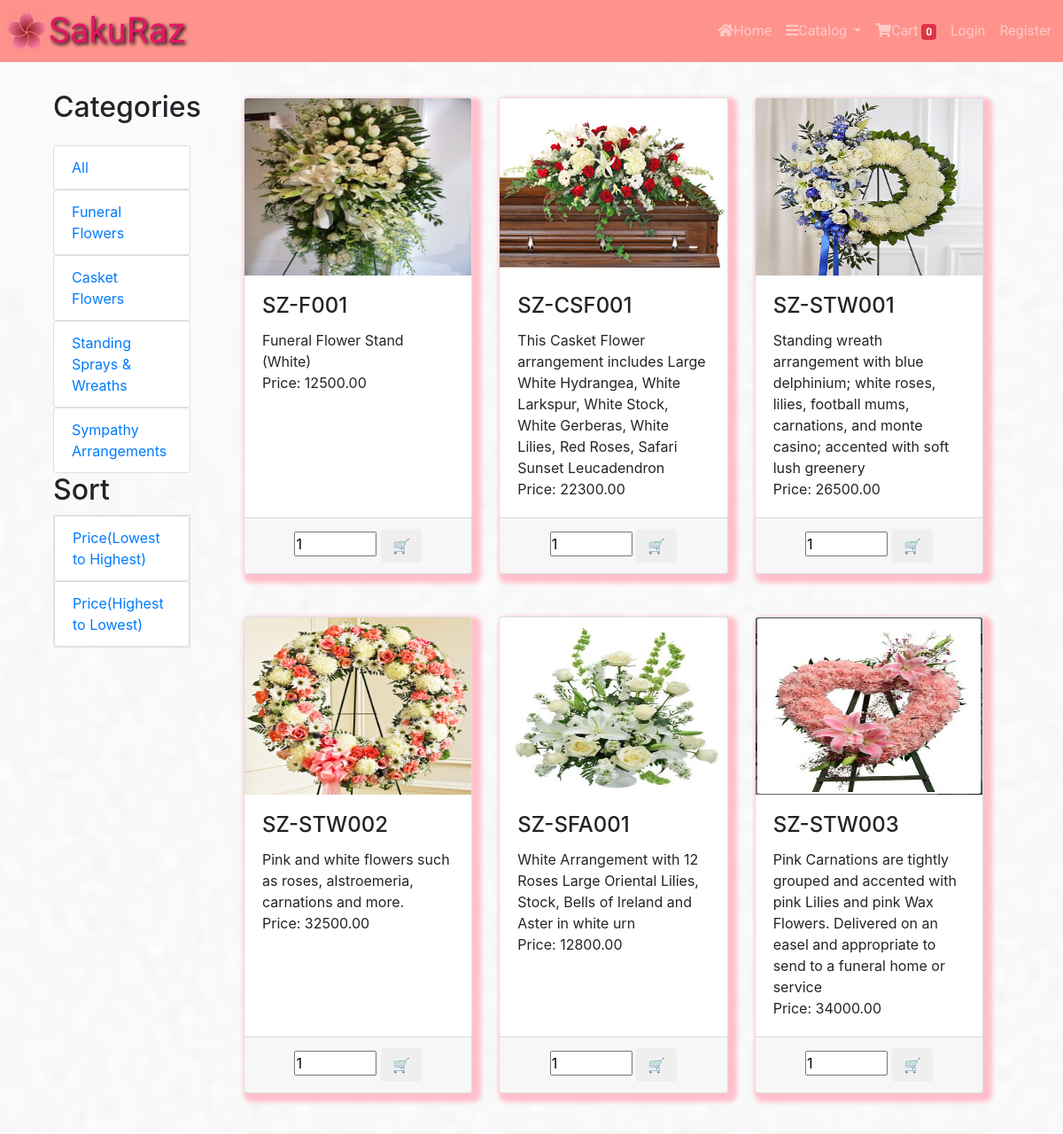
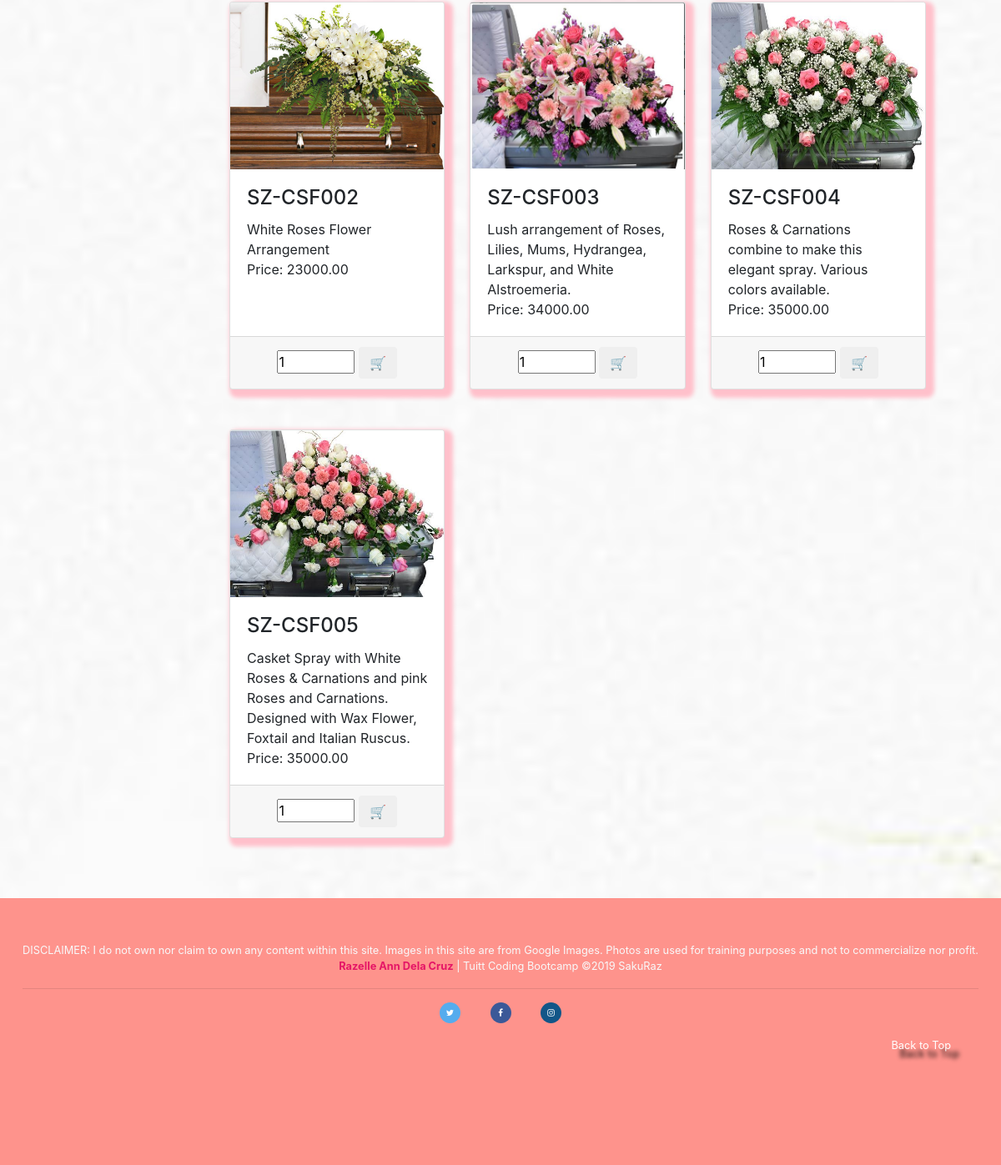
Page /app/views/sympathy.php on the committed database (2 pictures, top to bottom).
### tables this page shows
CREATE TABLE `sympathy` (
  `id` int(11) NOT NULL,
  `name` varchar(255) DEFAULT NULL
);

CREATE TABLE `sym_items` (
  `id` int(11) NOT NULL,
  `name` varchar(255) NOT NULL,
  `description` varchar(255) NOT NULL,
  `price` decimal(18,2) NOT NULL,
  `image_path` varchar(255) DEFAULT NULL,
  `category_id` int(11) NOT NULL
);

### app/views/sympathy.php (the view, shortened to what this page needs)
<?php require_once "../partials/template.php"; ?>
<?php
function get_page_content() {
	require_once "../controllers/connect.php";
	if(!isset($_SESSION['user']) || (isset($_SESSION['user']) && ($_SESSION['user']['roles_id'] == 2))){
		global $conn;
?>
		<div class="container">
			<div class="row">
				<div class="col-sm-2">
					<h2 class=" py-3">Categories</h2>
					<ul class="list-group">
						<a href="sympathy.php">
							<li class="list-group-item">All</li>
						</a>
						<?php
						$sql = "SELECT * FROM sympathy";
						$categories = mysqli_query($conn, $sql);
						foreach ($categories as $category) { ?>
							<a href="sympathy.php?category_id=<?php echo $category['id']; ?>">
								<li class="list-group-item">
									<?php echo $category['name']; ?>
								</li>
							</a>
						<?php } ?>
					</ul>
					<h2>Sort</h2>
					<ul class="list-group border">
						<a href="../controllers/sort.php?sort=asc">
							<li class="list-group-item">
								Price(Lowest to Highest)
							</li>
						</a>
						<a href="../controllers/sort.php?sort=dsc">
							<li class="list-group-item">
								Price(Highest to Lowest)
							</li>
						</a>
					</ul>
				</div>
				<div class="col-sm-10">
					<div class="container">
						<?php
						$sql2 = "SELECT * FROM sym_items";
						$items = mysqli_query($conn, $sql2);
						echo "<div class='row'>";
						foreach ($items as $item){ ?>
							<div class="col-sm-4 my-4">
								<div id="card" class="card h-100" data-toggle="modal" data-target="#modal-<?php echo $item['id']; ?>">
									<img class="card-img-top img-fluid5" height="200" src="<?php echo $item['image_path']; ?>">
									<div class="card-body">
										<h4 class="card-title">
											<?php echo $item['name']; ?>
										</h4>
										<p class="card-text">
											<?php echo $item['description']; ?>
											<br>
											<?php echo "Price: ".$item['price']; ?>
										</p>
									</div>
									<div class="card-footer text-center">
										<input type="number" value="1" min="0" max="100" width="10">
										<button type="submit" class="btn add-to-cart" data-id="<?php echo $item['id']; ?>" title="Add to Cart">🛒</button>
									</div>
								</div>
							</div>
						<?php } echo "</div>" ?>
					</div>
				</div>
			</div>
		</div>
	<?php }else{
		header("Location: ./error.php");
	} ?>
<?php } ?>

### app/partials/template.php (shortened to what this page needs)
<!DOCTYPE html>
<html lang="en">
<head>
	<link rel="stylesheet" href="https://use.fontawesome.com/releases/v5.6.3/css/all.css">
	<link rel="stylesheet" href="https://cdnjs.cloudflare.com/ajax/libs/font-awesome/4.7.0/css/font-awesome.min.css">
  	<link rel="stylesheet" href="https://maxcdn.bootstrapcdn.com/bootstrap/4.1.3/css/bootstrap.min.css">
	<link rel="stylesheet" type="text/css" href="../assets/css/style.css">
</head>
<body>
	<?php
		require_once "header.php";
	 	get_page_content();
		require_once "footer.php";
	?>
</body>
</html>

### app/partials/header.php (shortened to what this page needs)
<nav id="navbar" class="navbar navbar-expand-lg navbar-dark mb-3">
	<img class="img-fluid logo" src="../assets/images/sakuraz.png">
	<a class="navbar-brand mr-auto" href="./home.php">SakuRaz</a>
	<div id="navbar-nav" class="collapse navbar-collapse">
		<ul class="navbar-nav ml-auto">
			<?php
			if(!isset($_SESSION['user']) || (isset($_SESSION['user']) && ($_SESSION['user']['roles_id'] == 2))){
			?>
			<li class="nav-item">
				<a class="nav-link" href="./home.php"> <i class="fas fa-home"></i>Home </a>
			</li>
			<li class="nav-item dropdown">
			<a class="nav-link dropdown-toggle" href="" id="navbarDropdown" role="button" data-toggle="dropdown" aria-haspopup="true" aria-expanded="false">
				<i class="fas fa-bars"></i>Catalog
			</a>
			</li>
			<li class="nav-item">
				<a class="nav-link" href="./cart.php"><i class="fas fa-shopping-cart"></i>Cart <span class="badge bg-danger text-light" id="cart-count">
					<?php
						if (isset($_SESSION['cart'])){
							echo array_sum($_SESSION['cart']);
						} else {
							echo "0";
						}
					?>
				</span></a>
			</li>
		<?php }; ?>
			<?php if(isset($_SESSION["user"])): ?>
				<li class="nav-item">
					<a class="nav-link" href="../views/profile.php">Welcome, <?php echo $_SESSION['user']['firstname']; ?></a>
				</li>
				<li class="nav-item">
					<a class="nav-link" href="../controllers/logout.php"> Logout </a>
				</li>
			<?php else: ?>
				<li class="nav-item">
					<a class="nav-link" href="./login.php"> Login </a>
				</li>
				<li class="nav-item">
					<a class="nav-link" href="./register.php"> Register </a>
				</li>
			<?php endif; ?>
		</ul>
	</div>
</nav>

### app/partials/footer.php (shortened to what this page needs)
<footer id="footer" class="row px-3 justify-content-center text-light mt-5">
	<small class="py-5">
		<div id="disclaimer" class="text-center">
				<span>DISCLAIMER: I do not own nor claim to own any content within this site. Images in this site are from Google Images. Photos are used for training purposes and not to commercialize nor profit.</span>
				<br>
				<a target="_blank" href="https://radelacruz.github.io/portfolio">Razelle Ann Dela Cruz</a> | Tuitt Coding Bootcamp <span class="font-color-main">&copy;2019 SakuRaz</span>
		</div>
		<hr class="footer-hr">
		<div id="social" class="text-center">
			<div>
				<a target="_blank" href="https://www.twitter.com/razelleanndc" class="fa fa-twitter hvr-float mx-3"></a>
				<a target="_blank" href="https://www.facebook.com/razelleanndc" class="fa fa-facebook hvr-float mx-3"></a>
				<a target="_blank" href="https://www.instagram.com/razelleanndc" class="fa fa-instagram hvr-float mx-3"></a>
			</div>
		</div>
		<a class="float-right" id="back" href="#navbar">Back to Top</a>
	</small>
</footer>

### app/assets/css/style.css (style rules this page uses)
* { padding: 0; margin: 0; box-sizing: border-box; }
#navbar { background-color: #FE938C; padding: 5px; font-family: 'Federant', cursive; }
#navbar > img { size: 50px; }
#navbar> a { color: #E51666; font-family: 'Playball', cursive; font-size: 40px; text-shadow: 2px 2px 4px #000000; padding: 0; }
#footer { background-color: #FE938C; padding: 5px; }
#disclaimer a { text-decoration: none; color: #E51666; font-weight: bolder; }
#social a { text-decoration: none; color: white; }
#social { padding-bottom: 10px; }
.fa { font-size: 10px; width: 25px; text-align: center; text-decoration: none; border-radius: 100%; padding: 7px; height: 25px; }
.fa-twitter { background: #55ACEE; color: white; }
.fa-facebook { background: #3B5998; color: white; }
.fa-instagram { background: #125688; color: white; }
.row { margin-left: 0; margin-right: 0; }
.logo { height: 100%; width: 50px; }
body { height: 100vh; background-image: url(../images/bg2.jpg); background-repeat: no-repeat; background-size: cover; background-attachment: fixed; background-position: center center; -webkit-background-size: cover; -moz-background-size: cover; -o-background-size: cover; }
#back { position: fixed; bottom: 5%; right: 5%; z-index: 1; color: white; text-shadow: 10px 10px 5px black; }
#card { box-shadow: 5px 5px 5px 5px pink; }
footer { height: 40vh; }
img { pointer-events: none; }

### rows in the picture
sympathy: name "Funeral Flowers"
sympathy: name "Casket Flowers"
sympathy: name "Standing Sprays & Wreaths"
sympathy: name "Sympathy Arrangements"
sym_items: image_path (picture), name "SZ-F001", description "Funeral Flower Stand (White)", price "12500.00"
sym_items: image_path (picture), name "SZ-CSF001", description "This Casket Flower arrangement includes Large White Hydrangea, White Larkspur, White Stock, White Gerberas, White Lilies, Red Roses, Safari Sunset Leucadendron", price "22300.00"
sym_items: image_path (picture), name "SZ-STW001", description "Standing wreath arrangement with blue delphinium; white roses, lilies, football mums, carnations, and monte casino; accented with soft lush greenery", price "26500.00"
sym_items: image_path (picture), name "SZ-STW002", description "Pink and white flowers such as roses, alstroemeria, carnations and more.", price "32500.00"
sym_items: image_path (picture), name "SZ-SFA001", description "White Arrangement with 12 Roses Large Oriental Lilies, Stock, Bells of Ireland and Aster in white urn", price "12800.00"
sym_items: image_path (picture), name "SZ-STW003", description "Pink Carnations are tightly grouped and accented with pink Lilies and pink Wax Flowers. Delivered on an easel and appropriate to send to a funeral home or service", price "34000.00"
sym_items: image_path (picture), name "SZ-CSF002", description "White Roses Flower Arrangement", price "23000.00"
sym_items: image_path (picture), name "SZ-CSF003", description "Lush arrangement of Roses, Lilies, Mums, Hydrangea, Larkspur, and White Alstroemeria.", price "34000.00"
sym_items: image_path (picture), name "SZ-CSF004", description "Roses & Carnations combine to make this elegant spray. Various colors available.", price "35000.00"
sym_items: image_path (picture), name "SZ-CSF005", description "Casket Spray with White Roses & Carnations and pink Roses and Carnations. Designed with Wax Flower, Foxtail and Italian Ruscus.", price "35000.00"
